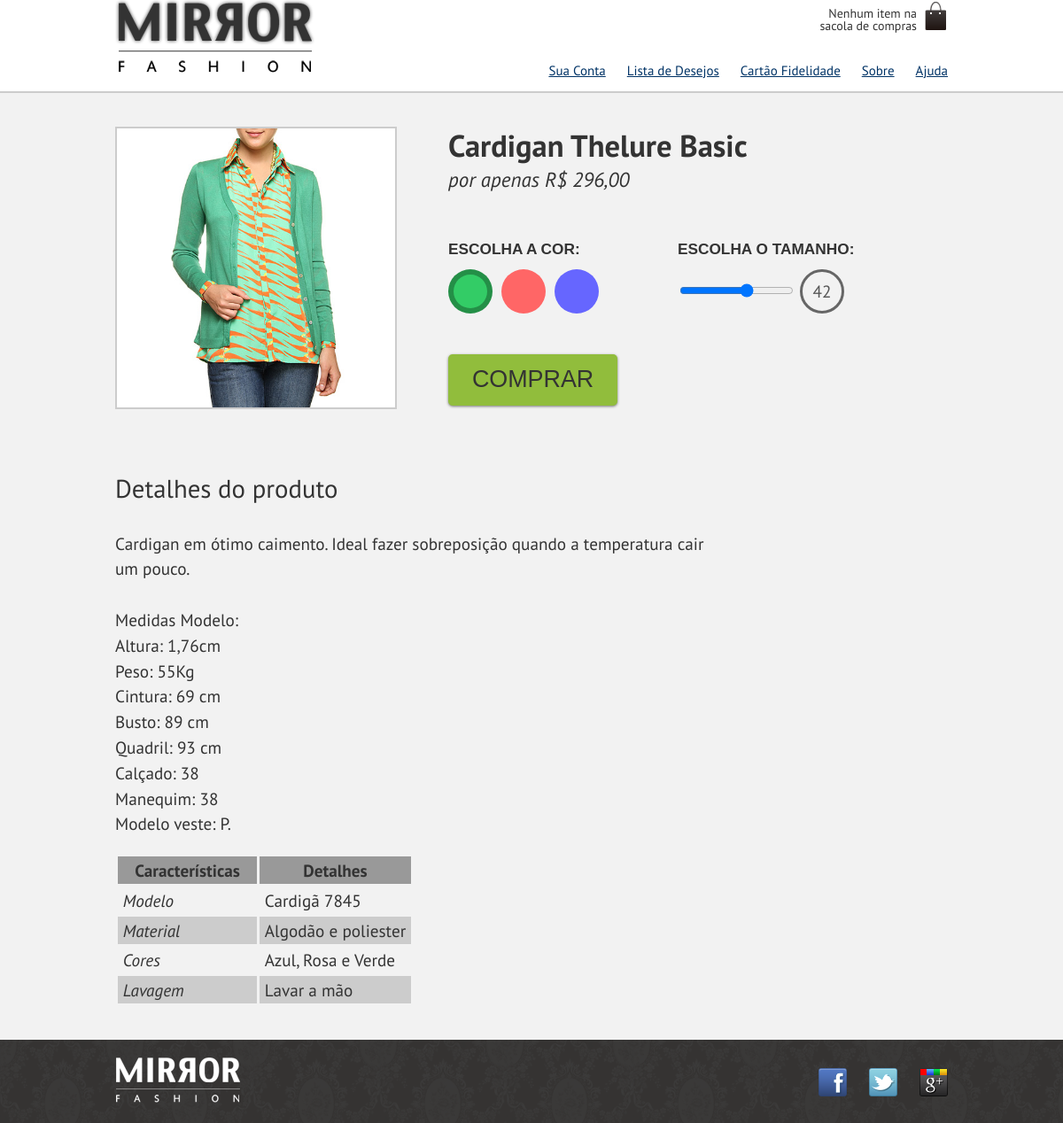
The app's page /produto.php?id=3 with its own data.
### tables this page shows
CREATE TABLE IF NOT EXISTS `produtos` (
  `id` int(11) NOT NULL AUTO_INCREMENT,
  `nome` varchar(255) DEFAULT NULL,
  `preco` varchar(45) DEFAULT NULL,
  `descricao` text,
  `data` date DEFAULT NULL,
  `vendas` int(11) DEFAULT NULL,
  PRIMARY KEY (`id`)
);

### produto.php (the view, shortened to what this page needs)
<?php
require_once("connection.php");
$dados = mysqli_query($con, "SELECT * FROM produtos WHERE id = $_GET[id]");
$produto = mysqli_fetch_array($dados);
$cabecalho_css = "<link rel='stylesheet' href='css/produto.css'>";
include("cabecalho.php");
?>
<div class="produto-back">
   <div class="container">
      <div class="produto">
         <h2><?= $produto["nome"] ?></h2>
         <p>por apenas <?= $produto["preco"] ?></p>
         <form action="checkout.php" method="post">
            <fieldset class="cores">
               <legend>Escolha a cor:</legend>
               <label for="verde">
                  <img src="img/produtos/foto<?= $produto["id"] ?>-verde.png" alt="verde">
               </label>
            </fieldset>
            <fieldset class="tamanhos">
               <legend>Escolha o tamanho:</legend>
               <input type="range" name="tamanho" id="tamanho"
                  min="36" max="46" value="42" step="2">
               <output for="tamanho" name="valortamanho">42</output>
            </fieldset>
            <input type="submit" value="Comprar" class="comprar">
         </form>
      </div>
      <div class="detalhes">
         <h3>Detalhes do produto</h3>
         <p><?= $produto["descricao"] ?></p>
         <table>
            <thead>
               <tr>
                  <th>Características</th>
                  <th>Detalhes</th>
               </tr>
            </thead>
            <tbody>
               <tr>
                  <td>Modelo</td>
                  <td>Cardigã 7845</td>
               </tr>
               <tr>
                  <td>Material</td>
                  <td>Algodão e poliester</td>
               </tr>
               <tr>
                  <td>Cores</td>
                  <td>Azul, Rosa e Verde</td>
               </tr>
               <tr>
                  <td>Lavagem</td>
                  <td>Lavar a mão</td>
               </tr>
            </tbody>
         </table>
      </div>
   </div>
</div>
<?php include("rodape.php"); ?>

### css/estilos.css (style rules this page uses)
body { color: #333; font-family: "PT Sans", sans-serif; }
.container { width: 940px; margin: 0 auto; }
.tamanhos output { display: inline-block; height: 44px; width: 44px; line-height: 44px; text-align: center; border: 3px solid #666; border-radius: 50%; color: #555; }

### css/produto.css (style rules this page uses)
.produto-back { background-color: #f2f2f2; margin-top: 1em; border-top: 2px solid #ccc; }
.produto { color: #333; line-height: 1.3; margin-top: 2em; }
.produto h2 { font-size: 1.8em; font-weight: bold; }
.produto p { font-size: 1.2em; font-style: italic; margin-bottom: 1em; }
.produto legend { display: block; text-transform: uppercase; font: bold 0.9em/2.5 Arial; }
.cores { position: relative; padding-top: 90px; }
.cores label img { display: block; max-width: 100%; border: 2px solid #ccc; }
.cores label::after { content: ''; display: block; width: 50px; height: 50px; border-radius: 50%; box-sizing: border-box; position: absolute; top: 30px; border: 6px solid rgba(0, 0, 0, 0); transition: 1s; }
.cores input:checked+label::after { border: 6px solid rgba(0, 0, 0, 0.3); }
label[for="verde"]::after { background-color: #3c6; left: 0; }
.comprar { background: #91bd3c; border: none; color: #333; font-size: 1.4em; text-transform: uppercase; box-shadow: 0 1px 3px #777; display: block; padding: 0.5em 1em; margin: 1em 0; border-radius: 5px; }
.detalhes { padding: 2em 0; }
.detalhes h3 { font-size: 1.5em; line-height: 2; }
.detalhes p { margin: 1em 0; font-size: 1em; line-height: 1.5; max-width: 36em; }
table { border-spacing: 0.2em; border-collapse: separate; }
thead { background-color: #999; }
thead th { font-weight: bold; text-align: center; padding: 0.3em 1em; }
td { padding: 0.3em; }
tr:nth-child(2n) { background-color: #ccc; }
td:first-child { font-style: italic; }
@media (min-width: 500px) { .detalhes { font-size: 1.2em; } }
@media (min-width: 630px) { .produto { position: relative; padding-left: 40%; font-size: 1.2em; } }
@media (min-width: 630px) { .cores { position: static; padding: 0; } }
@media (min-width: 630px) { .cores legend { position: static; } }
@media (min-width: 630px) { .cores label img { position: absolute; top: 0; left: 0; max-width: 35%; max-height: 100%; } }
@media (min-width: 630px) { .cores label::after { position: static; float: left; margin-right: 10px; } }
@media (min-width: 630px) { fieldset { display: inline-block; vertical-align: top; margin: 1em 0; min-width: 200px; width: 45%; } }

### records on screen
produtos: nome "Cardigan Thelure Basic", preco "R$ 296,00", descricao "Cardigan em ótimo caimento. Ideal fazer sobreposição quando a temperatura cair um pouco. Medidas Modelo: Altura: 1,76cm Peso: 55Kg Cintura: 69 cm Busto: 89 cm Quadril: 93 cm Calçado: 38 Manequim: 38 Modelo veste: P."
